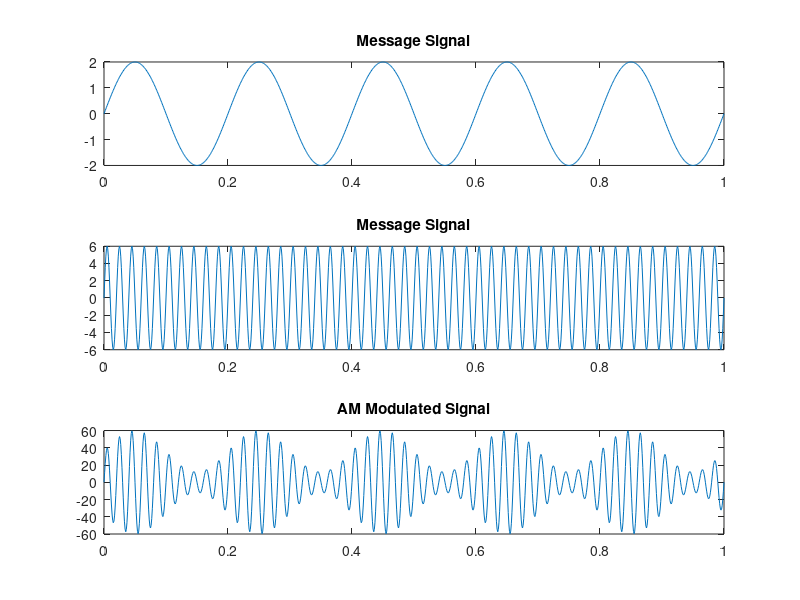

This figure's MATLAB source:
clc;
clear all;
close all;

fm = 5;
am = 2;
t = 0 : 0.001 : 1;

xm = am * sin(2*pi*fm*t);

subplot(3,1,1)
plot(t, xm)
title('Message Signal')


fc = 50;
ac = 6;
xc = ac * sin(2*pi*fc*t);

subplot(3,1,2)
plot(t, xc)
title('Message Signal')

## Modulation
k = am/ac;
mod = (ac + am*xm) .* xc;

subplot(3,1,3)
plot(t, mod)
title('AM Modulated Signal')

